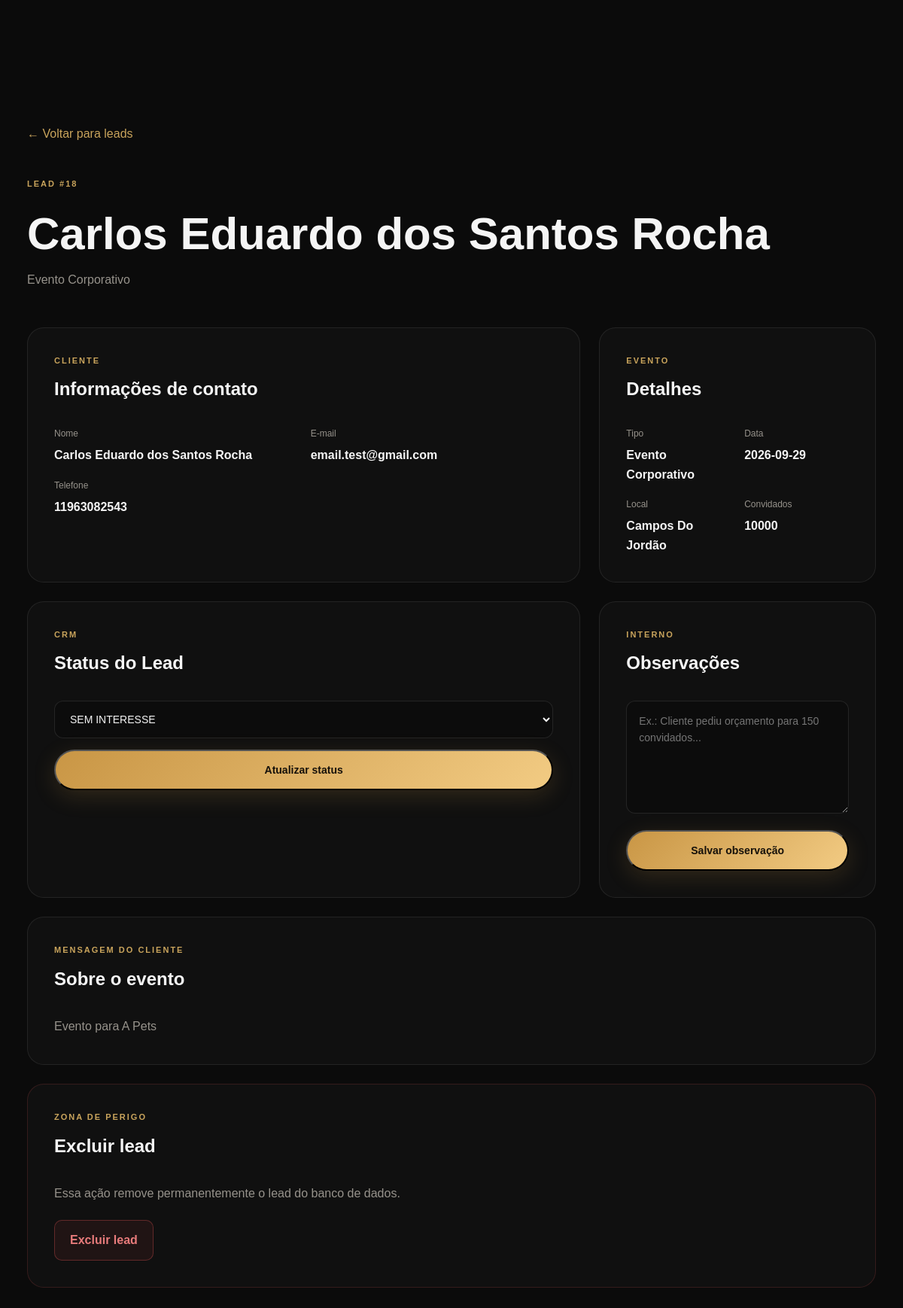
/admin/leads/18 (signed in), run on the app's committed database.
### tables this page shows
CREATE TABLE leads (

            id INTEGER PRIMARY KEY AUTOINCREMENT,

            name TEXT NOT NULL,

            email TEXT NOT NULL,

            phone TEXT NOT NULL,

            event_type TEXT NOT NULL,

            event_date TEXT,

            event_location TEXT,

            guest_count INTEGER,

            details TEXT,

            status TEXT NOT NULL DEFAULT 'NOVO',

            created_at TIMESTAMP DEFAULT CURRENT_TIMESTAMP

        , notes TEXT, event_time TEXT, availability_id INTEGER);

### routes/admin.py (the view, shortened to what this page needs)
@admin_bp.route("/leads/<int:lead_id>")
@login_required
def lead_detail(lead_id):
    connection = get_connection()
    try:
        lead = connection.execute("""
            SELECT *
            FROM leads
            WHERE id = ?
        """, (lead_id,)).fetchone()
    finally:
        connection.close()
    return render_template(
        "admin/lead.html",
        lead=lead
    )

### auth_utils.py (called while the page is built, shortened)
def login_required(view):
    @wraps(view)
    def wrapped_view(*args, **kwargs):
        return view(*args, **kwargs)
    return wrapped_view

### database/database.py (called while the page is built)
def get_connection():
    connection = sqlite3.connect(DATABASE)
    connection.row_factory = sqlite3.Row
    return connection

### templates/admin/lead.html (shortened to what this page needs)
{% extends "base.html" %}
{% block content %}
<section class="admin-page">
    <div class="admin-container">
        <a href="{{ url_for('admin.dashboard') }}" class="admin-back">
            ← Voltar para leads
        </a>
        <div class="lead-detail-header">
            <div>
                <span class="admin-label">
                    LEAD #{{ lead["id"] }}
                </span>
                <h1>
                    {{ lead["name"] }}
                </h1>
                <p>
                    {{ lead["event_type"] }}
                </p>
            </div>
        </div>
        <div class="lead-detail-grid">
            <div class="lead-card">
                <span class="admin-label">
                    CLIENTE
                </span>
                <h2>
                    Informações de contato
                </h2>
                <div class="lead-info">
                    <div>
                        <span>Nome</span>
                        <strong>
                            {{ lead["name"] }}
                        </strong>
                    </div>
                    <div>
                        <span>E-mail</span>
                        <strong>
                            {{ lead["email"] }}
                        </strong>
                    </div>
                    <div>
                        <span>Telefone</span>
                        <strong>
                            {{ lead["phone"] }}
                        </strong>
                    </div>
                </div>
            </div>
            <div class="lead-card">
                <span class="admin-label">
                    EVENTO
                </span>
                <h2>
                    Detalhes
                </h2>
                <div class="lead-info">
                    <div>
                        <span>Tipo</span>
                        <strong>
                            {{ lead["event_type"] }}
                        </strong>
                    </div>
                    <div>
                        <span>Data</span>
                        <strong>
                            {{ lead["event_date"] or "Não informado" }}
                        </strong>
                    </div>
                    <div>
                        <span>Local</span>
                        <strong>
                            {{ lead["event_location"] or "Não informado" }}
                        </strong>
                    </div>
                    <div>
                        <span>Convidados</span>
                        <strong>
                            {{ lead["guest_count"] or "Não informado" }}
                        </strong>
                    </div>
                </div>
            </div>
            <div class="lead-card">
                <span class="admin-label">
                    CRM
                </span>
                <h2>
                    Status do Lead
                </h2>
                <form method="POST" action="{{ url_for(
                        'admin.update_status',
                        lead_id=lead['id']
                    ) }}">
                    <select name="status" class="admin-select">
                        <option value="SEM INTERESSE" {% if lead["status"]=="SEM INTERESSE" %} selected {% endif %}>
                            SEM INTERESSE
                        </option>
                    </select>
                    <button type="submit" class="btn btn-primary admin-action-button">
                        Atualizar status
                    </button>
                </form>
            </div>
            <div class="lead-card">
                <span class="admin-label">
                    INTERNO
                </span>
                <h2>
                    Observações
                </h2>
                <form method="POST" action="{{ url_for(
                        'admin.update_notes',
                        lead_id=lead['id']
                    ) }}">
                    <textarea name="notes" class="admin-textarea"
                        placeholder="Ex.: Cliente pediu orçamento para 150 convidados...">{{ lead["notes"] or "" }}</textarea>
                    <button type="submit" class="btn btn-primary admin-action-button">
                        Salvar observação
                    </button>
                </form>
            </div>
            <div class="lead-card lead-card-full">
                <span class="admin-label">
                    MENSAGEM DO CLIENTE
                </span>
                <h2>
                    Sobre o evento
                </h2>
                <p class="lead-description">
                    {{ lead["details"] or "Nenhum detalhe informado." }}
                </p>
            </div>
            <div class="lead-card lead-card-full danger-card">
                <span class="admin-label">
                    ZONA DE PERIGO
                </span>
                <h2>
                    Excluir lead
                </h2>
                <p class="lead-description">
                    Essa ação remove permanentemente o lead do banco de dados.
                </p>
                <form method="POST" action="{{ url_for(
                        'admin.delete_lead',
                        lead_id=lead['id']
                    ) }}" onsubmit="return confirm(
                        'Tem certeza que deseja excluir este lead?'
                    );">
                    <button type="submit" class="admin-delete-button">
                        Excluir lead
                    </button>
                </form>
            </div>
        </div>
    </div>
</section>
{% endblock %}

### static/css/style.css (style rules this page uses)
:root { --black: #050505; --black-soft: #0a0a0a; --black-card: #11100e; --gold: #c99645; --gold-light: #e8bd72; --gold-bright: #f2cb83; --white: #f5f3ef; --text: #d5d2cc; --text-muted: #96928b; --border: rgba(201, 150, 69, 0.28); --max-width: 1200px; }
* { margin: 0; padding: 0; box-sizing: border-box; }
html { scroll-behavior: smooth; }
body { font-family: "DM Sans", sans-serif; background: var(--black); color: var(--white); line-height: 1.6; overflow-x: hidden; }
a { color: inherit; text-decoration: none; }
button { font-family: inherit; }
.btn { display: inline-flex; align-items: center; justify-content: center; padding: 14px 28px; border-radius: 50px; font-size: 14px; font-weight: 600; cursor: pointer; transition: transform 0.3s ease, box-shadow 0.3s ease, background 0.3s ease; }
.btn-primary { color: #16110a; background: linear-gradient( 135deg, var(--gold), var(--gold-bright) ); box-shadow: 0 8px 30px rgba(201, 150, 69, 0.18); }
section { position: relative; padding: 120px 0; }
.admin-page { min-height: 100vh; padding: 150px 0 100px; background: radial-gradient( circle at 80% 10%, rgba(190, 150, 70, 0.08), transparent 35% ), var(--black); }
.admin-container { width: min(92%, 1200px); margin: 0 auto; }
.admin-label { display: block; margin-bottom: 12px; font-size: 11px; font-weight: 700; letter-spacing: 0.18em; color: var(--gold); }
.admin-header h1, .lead-detail-header h1 { margin: 0; font-size: clamp(38px, 5vw, 64px); }
.admin-back { display: inline-block; margin-bottom: 45px; color: var(--text-muted); text-decoration: none; }
.lead-detail-header { display: flex; align-items: flex-end; justify-content: space-between; gap: 30px; margin-bottom: 50px; }
.lead-detail-header p { color: var(--text-muted); }
.lead-detail-grid { display: grid; grid-template-columns: 1fr 1fr; gap: 25px; }
.lead-card { padding: 35px; border: 1px solid rgba(255, 255, 255, 0.08); border-radius: 22px; background: rgba(255, 255, 255, 0.025); }
.lead-card-full { grid-column: 1 / -1; }
.lead-card h2 { margin-bottom: 30px; }
.lead-info { display: grid; gap: 22px; }
.lead-info span { display: block; margin-bottom: 6px; color: var(--text-muted); font-size: 12px; }
.lead-info strong { font-size: 16px; }
.lead-description { color: var(--text-muted); line-height: 1.8; }
.admin-select, .admin-textarea { width: 100%; padding: 15px 16px; border: 1px solid rgba(255, 255, 255, 0.10); border-radius: 12px; background: rgba(0, 0, 0, 0.25); color: inherit; font-family: inherit; font-size: 14px; outline: none; }
.admin-select { cursor: pointer; }
.admin-select option { background: #161616; color: white; }
.admin-textarea { min-height: 150px; resize: vertical; line-height: 1.6; }
.admin-action-button { margin-top: 15px; width: 100%; }
.danger-card { border-color: rgba(220, 80, 80, 0.18); }
.admin-delete-button { margin-top: 20px; padding: 13px 20px; border: 1px solid rgba(220, 80, 80, 0.35); border-radius: 10px; background: rgba(220, 80, 80, 0.08); color: #e77b7b; font-family: inherit; font-weight: 600; cursor: pointer; transition: 0.25s ease; }
.admin-page { min-height: 100vh; padding: 120px 0 80px; background: #0b0b0b; color: #f5f5f5; }
.admin-label { display: block; margin-bottom: 10px; font-size: 11px; font-weight: 700; letter-spacing: 2px; color: #c9a45c; }
.admin-back { color: #c9a45c; text-decoration: none; white-space: nowrap; }

### static/css/admin.css (style rules this page uses)
:root { --admin-bg: #0b0b0b; --admin-surface: #121212; --admin-surface-2: #181818; --admin-border: rgba(255, 255, 255, 0.09); --admin-text: #f5f5f5; --admin-muted: #9b9b9b; --admin-gold: #c9a45c; --admin-gold-light: #e0c27b; --admin-danger: #d95c5c; --admin-success: #65b87a; --admin-radius: 16px; }
* { box-sizing: border-box; }
body { margin: 0; background: var(--admin-bg); color: var(--admin-text); font-family: Arial, Helvetica, sans-serif; }
button, input, select, textarea { font: inherit; }
a { color: inherit; }
.admin-container { width: min(94%, 1400px); margin: 0 auto; padding: 45px 0 70px; }
.lead-detail-grid { display: grid; grid-template-columns: 2fr 1fr; gap: 25px; }
.lead-info { display: grid; grid-template-columns: repeat(2, 1fr); gap: 18px; }

### data on the page
leads: id "18", name "Carlos Eduardo dos Santos Rocha", event_type "Evento Corporativo", email "email.test@gmail.com", phone "11963082543", event_date "2026-09-29", event_location "Campos Do Jordão", guest_count "10000", status "SEM INTERESSE", details "Evento para A Pets"
